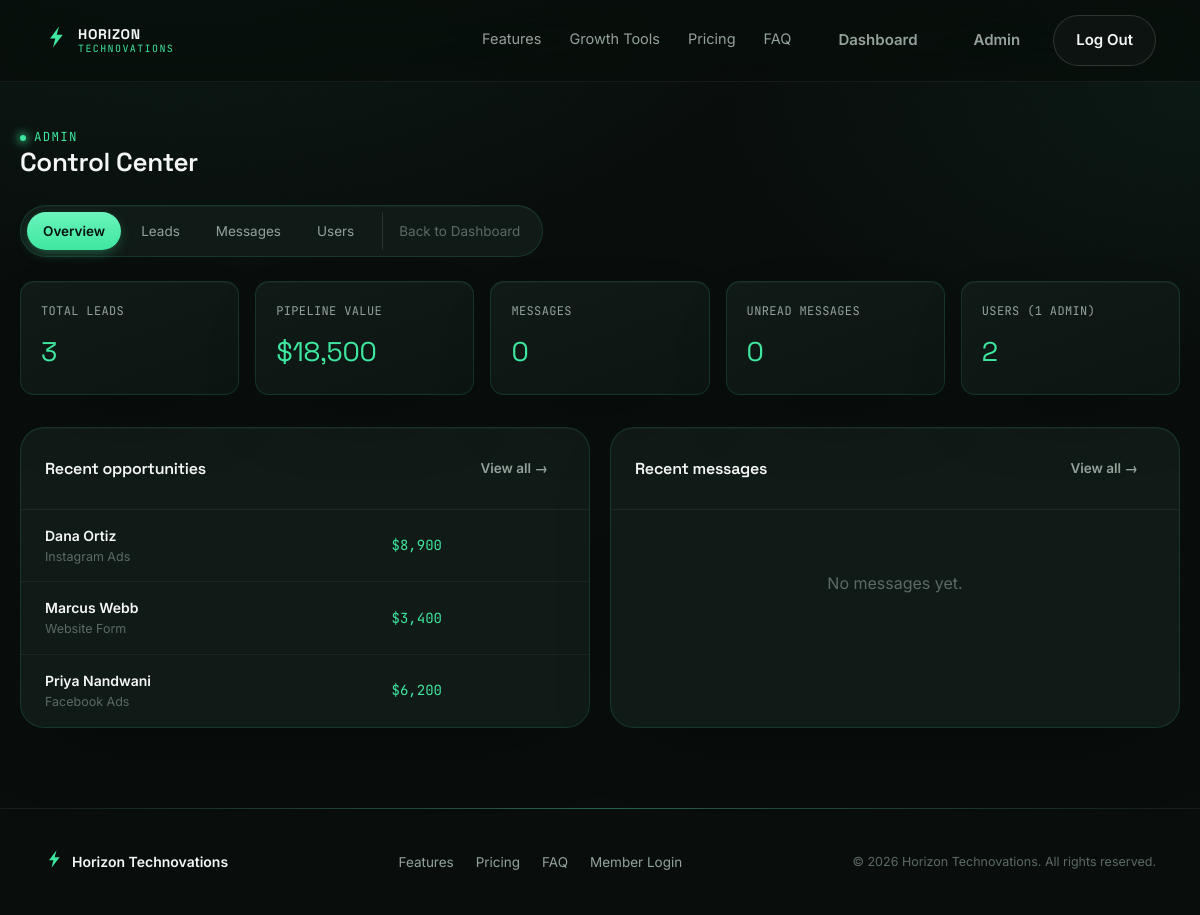
/admin (signed in), run on the app's committed database.
### tables this page shows
CREATE TABLE leads (
            id INTEGER PRIMARY KEY AUTOINCREMENT,
            name TEXT NOT NULL,
            email TEXT NOT NULL,
            company TEXT,
            phone TEXT,
            plan TEXT,
            source TEXT DEFAULT 'Signup Form',
            value REAL DEFAULT 0,
            stage TEXT DEFAULT 'New Lead',
            message TEXT,
            created_at TEXT NOT NULL
        );

### app.py (the view)
@app.route("/admin")
@admin_required
def admin_overview():
    db = get_db()
    lead_count = db.execute("SELECT COUNT(*) AS c FROM leads").fetchone()["c"]
    pipeline_value = db.execute("SELECT COALESCE(SUM(value), 0) AS v FROM leads").fetchone()["v"]
    message_count = db.execute("SELECT COUNT(*) AS c FROM contact_messages").fetchone()["c"]
    new_message_count = db.execute(
        "SELECT COUNT(*) AS c FROM contact_messages WHERE status = 'new'"
    ).fetchone()["c"]
    user_count = db.execute("SELECT COUNT(*) AS c FROM users").fetchone()["c"]
    admin_count = db.execute("SELECT COUNT(*) AS c FROM users WHERE role = 'admin'").fetchone()["c"]
    recent_leads = db.execute(
        "SELECT * FROM leads ORDER BY created_at DESC LIMIT 5"
    ).fetchall()
    recent_messages = db.execute(
        "SELECT * FROM contact_messages ORDER BY created_at DESC LIMIT 5"
    ).fetchall()
    stats = {
        "lead_count": lead_count,
        "pipeline_value": pipeline_value,
        "message_count": message_count,
        "new_message_count": new_message_count,
        "user_count": user_count,
        "admin_count": admin_count,
    }
    return render_template(
        "admin/overview.html", stats=stats, recent_leads=recent_leads, recent_messages=recent_messages
    )

### app.py (called while the page is built)
def get_db():
    if "db" not in g:
        g.db = sqlite3.connect(DB_PATH)
        g.db.row_factory = sqlite3.Row
        g.db.execute("PRAGMA foreign_keys = ON")
    return g.db

def admin_required(view):
    @wraps(view)
    def wrapped(*args, **kwargs):
        if not session.get("user_id"):
            flash("Please log in to continue.", "error")
            return redirect(url_for("login", next=request.path))
        if session.get("role") != "admin":
            flash("That page is only available to admins.", "error")
            return redirect(url_for("dashboard"))
        return view(*args, **kwargs)
    return wrapped

@app.context_processor
def inject_globals():
    return {
        "current_year": datetime.now(timezone.utc).year,
        "logged_in": bool(session.get("user_id")),
        "current_user_name": session.get("user_name"),
        "current_user_id": session.get("user_id"),
        "is_admin": session.get("role") == "admin",
    }

### templates/admin/overview.html (shortened to what this page needs)
{% extends "base.html" %}
{% block content %}
<div class="container dash-shell">
  <div class="dash-header">
    <div>
      <span class="eyebrow">Admin</span>
      <h1>Control Center</h1>
    </div>
  </div>
  {% include "admin/_nav.html" %}
  <div class="dash-stats" style="grid-template-columns: repeat(5, 1fr); margin-top:24px;">
    <div class="stat-card">
      <div class="stat-label">TOTAL LEADS</div>
      <div class="stat-value">{{ stats.lead_count }}</div>
    </div>
    <div class="stat-card">
      <div class="stat-label">PIPELINE VALUE</div>
      <div class="stat-value">${{ "{:,.0f}".format(stats.pipeline_value) }}</div>
    </div>
    <div class="stat-card">
      <div class="stat-label">MESSAGES</div>
      <div class="stat-value">{{ stats.message_count }}</div>
    </div>
    <div class="stat-card">
      <div class="stat-label">UNREAD MESSAGES</div>
      <div class="stat-value">{{ stats.new_message_count }}</div>
    </div>
    <div class="stat-card">
      <div class="stat-label">USERS ({{ stats.admin_count }} ADMIN)</div>
      <div class="stat-value">{{ stats.user_count }}</div>
    </div>
  </div>
  <div style="display:grid; grid-template-columns:1fr 1fr; gap:20px; margin-top:24px;">
    <div class="dash-panel">
      <div class="dash-panel-head">
        <h3 style="margin:0; font-size:16px;">Recent opportunities</h3>
        <a class="btn btn-ghost btn-sm" href="{{ url_for('admin_leads') }}">View all →</a>
      </div>
      {% if recent_leads %}
      <table class="lead-table">
        <tbody>
          {% for lead in recent_leads %}
          <tr>
            <td>
              <div class="lead-name">{{ lead.name }}</div>
              <div class="lead-sub">{{ lead.source }}</div>
            </td>
            <td class="lead-value">${{ "{:,.0f}".format(lead.value or 0) }}</td>
          </tr>
          {% endfor %}
        </tbody>
      </table>
      {% else %}
      <div class="empty-state">No opportunities yet.</div>
      {% endif %}
    </div>
    <div class="dash-panel">
      <div class="dash-panel-head">
        <h3 style="margin:0; font-size:16px;">Recent messages</h3>
        <a class="btn btn-ghost btn-sm" href="{{ url_for('admin_messages') }}">View all →</a>
      </div>
      {% if recent_messages %}
      <table class="lead-table">
        <tbody>
          {% for m in recent_messages %}
          <tr>
            <td>
              <div class="lead-name">{{ m.name }}</div>
              <div class="lead-sub">{{ m.email }}</div>
            </td>
            <td><span class="status-badge status-{{ m.status }}">{{ m.status }}</span></td>
          </tr>
          {% endfor %}
        </tbody>
      </table>
      {% else %}
      <div class="empty-state">No messages yet.</div>
      {% endif %}
    </div>
  </div>
</div>
{% endblock %}

### data on the page
leads: name "Dana Ortiz", source "Instagram Ads", value "8,900"
leads: name "Marcus Webb", source "Website Form", value "3,400"
leads: name "Priya Nandwani", source "Facebook Ads", value "6,200"

### other printed values
{{ stats.lead_count }} "3"
{{ "{:,.0f}".format(stats.pipeline_value) }} "18,500"
{{ stats.message_count }} "0"
{{ stats.new_message_count }} "0"
{{ stats.admin_count }} "1"
{{ stats.user_count }} "2"
